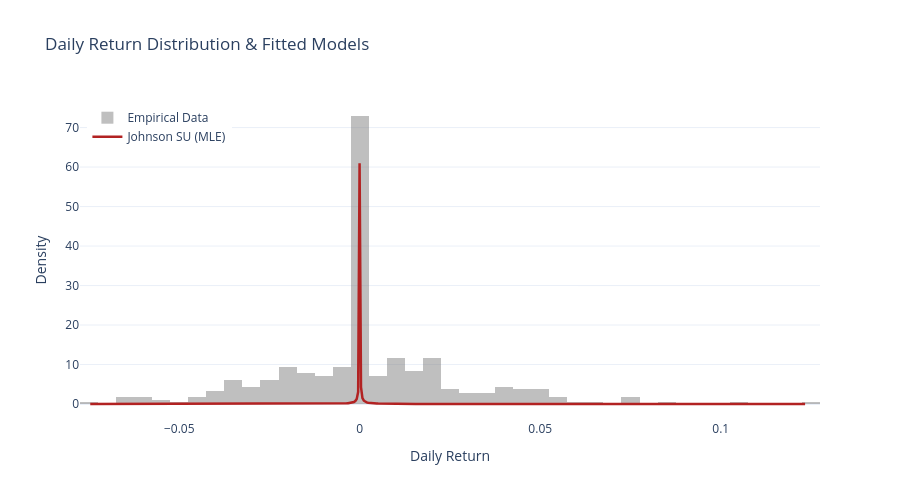

Notebook cell for this chart:
### Code cell
x = np.linspace(returns.min(), returns.max(), 500)

# Evaluate fitted PDFs
pdf_mle = stats.johnsonsu.pdf(x, a_mle, b_mle, loc=loc_mle, scale=scale_mle)

plt.figure(figsize=(10, 5))
plt.hist(returns, bins=60, density=True, alpha=0.4, color='gray', label='Empirical Data')
plt.plot(x, pdf_mle, label='Johnson SU (MLE)', linewidth=2)
plt.title('Daily Percentage_Returns Distribution & Fitted Models')
plt.xlabel('Daily Return')
plt.ylabel('Density')
plt.legend()
plt.show()


plot_modelfitness(ng_16['Percentage_Returns'],a_mle, b_mle, loc_mle, scale_mle )

### Figure 1 — Plotly figure (JSON) as saved in the notebook; plotly's stock layout.template omitted (floating-point values rounded to 4 significant figures; data arrays with more than 128 entries replaced by an {"elided": "..."} marker saying what was removed)
{"data": [{"histnorm": "probability density", "marker": {"color": "gray"}, "name": "Empirical Data", "nbinsx": 60, "opacity": 0.5, "type": "histogram", "x": {"elided": "362 float values"}}, {"line": {"color": "firebrick", "width": 2.5}, "mode": "lines", "name": "Johnson SU (MLE)", "type": "scatter", "x": {"elided": "500 float values"}, "y": {"elided": "500 float values"}}], "layout": {"height": 500, "hovermode": "x unified", "legend": {"x": 0.01, "xanchor": "left", "y": 0.99, "yanchor": "top"}, "title": {"text": "Daily Return Distribution & Fitted Models"}, "width": 900, "xaxis": {"title": {"text": "Daily Return"}}, "yaxis": {"title": {"text": "Density"}}}}
